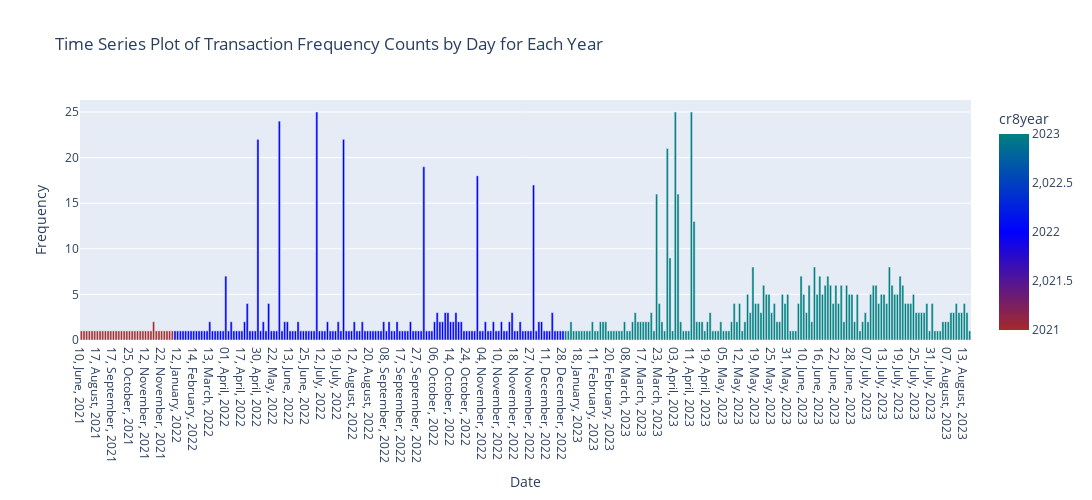

The notebook cell saved with this chart:
### Code cell
import plotly.express as px
import pandas as pd

# Assuming data_SGD is your DataFrame as shown in the screenshot.

# Ensure 'cre8_date_day_mth_yr' is a datetime type for proper sorting
data_SGD['cre8_date_day_mth_yr'] = pd.to_datetime(data_SGD['cr8date']).dt.strftime('%d, %B, %Y')

# Group by 'cre8_date_day_mth_yr' and count the occurrences of 'transaction_id'
frequency = data_SGD.groupby('cre8_date_day_mth_yr')['transaction_id'].count().reset_index(name='count')

# Convert 'cre8_date_day_mth_yr' back to datetime for sorting
frequency['cre8_date_day_mth_yr'] = pd.to_datetime(frequency['cre8_date_day_mth_yr'])

# Sort the 'frequency' DataFrame by 'cre8_date_day_mth_yr' to ensure the x-axis is in ascending order
frequency = frequency.sort_values('cre8_date_day_mth_yr')

# Convert 'cre8_date_day_mth_yr' back to string for plotting
frequency['cre8_date_day_mth_yr'] = frequency['cre8_date_day_mth_yr'].dt.strftime('%d, %B, %Y')

# Merge to include 'cr8year' for coloring
frequency = frequency.merge(data_SGD[['cre8_date_day_mth_yr', 'cr8year']].drop_duplicates(), on='cre8_date_day_mth_yr')

# Define your color palette


color_continuous_scale = ['brown', 'blue', 'teal']


# Create an interactive time series plot with Plotly
fig = px.bar(frequency, x='cre8_date_day_mth_yr', y='count', color='cr8year',
              labels={'count': 'Frequency', 'cre8_date_day_mth_yr': 'Date'},
              title='Time Series Plot of Transaction Frequency Counts by Day for Each Year',
              color_continuous_scale=color_continuous_scale)  # Set the color palette here

# Improve hover data
fig.update_traces(hoverinfo='all')
fig.update_layout(
    height=500,  # Set the height of the figure in pixels
    width=1500    # Set the width of the figure in pixels
)


# Show the figure
fig.show()

### Figure 1 — Plotly figure (JSON) as saved in the notebook; plotly's stock layout.template omitted (floating-point values rounded to 4 significant figures; data arrays with more than 128 entries replaced by an {"elided": "..."} marker saying what was removed)
{"data": [{"alignmentgroup": "True", "hoverinfo": "all", "hovertemplate": "Date=%{x}<br>Frequency=%{y}<br>cr8year=%{marker.color}<extra></extra>", "legendgroup": "", "marker": {"color": {"elided": "333 int values"}, "coloraxis": "coloraxis", "pattern": {"shape": ""}}, "name": "", "offsetgroup": "", "orientation": "v", "showlegend": false, "textposition": "auto", "type": "bar", "x": {"elided": "333 str values"}, "xaxis": "x", "y": {"elided": "333 int values"}, "yaxis": "y"}], "layout": {"barmode": "relative", "coloraxis": {"colorbar": {"title": {"text": "cr8year"}}, "colorscale": [[0, "brown"], [0.5, "blue"], [1, "teal"]]}, "height": 500, "legend": {"tracegroupgap": 0}, "title": {"text": "Time Series Plot of Transaction Frequency Counts by Day for Each Year"}, "width": 1500, "xaxis": {"anchor": "y", "domain": [0, 1], "title": {"text": "Date"}}, "yaxis": {"anchor": "x", "domain": [0, 1], "title": {"text": "Frequency"}}}}
